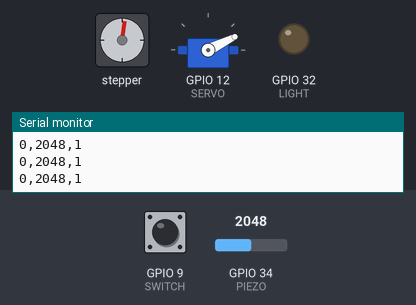
Recording of a sketch running on a simulated ESP32. On the bench: stepper motor, servo, output pins drawn as LEDs (lit = HIGH), the last lines printed to the serial monitor. Wiring (inferred from the names in the program): stepper motor (2048 steps per turn assumed): coils GPIO 33, GPIO 25, GPIO 26, GPIO 27. Inputs (shaded band) come from the test bench; at power-on: GPIO 34 (PIEZO) = 2048, GPIO 9 (SWITCH) HIGH. Pins used as bus, display or sensor lines are not drawn.

Above: at 1.2 s.
1.3 s: GPIO 34 (PIEZO) set to 2866
At 3.34 s:
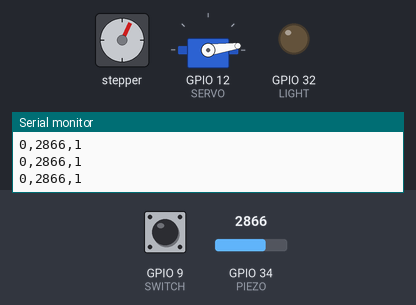
4.3 s: GPIO 34 (PIEZO) set to 3603
At 5.14 s:
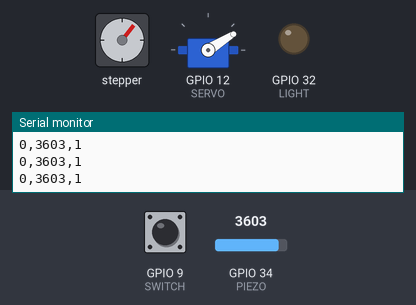
7.3 s: GPIO 34 (PIEZO) set to 4095
At 7.58 s:
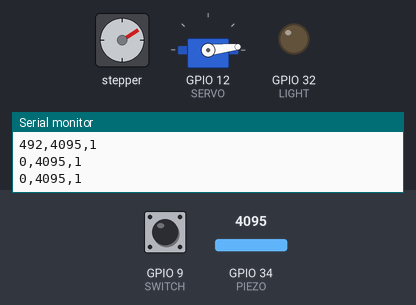
10.3 s: GPIO 9 (SWITCH) pulled LOW for 3.2 s
16.5 s: GPIO 9 (SWITCH) pulled LOW for 1 s
Timing chart, 0 to 31.3 s (numbered marks = the images above; inputs shaded):
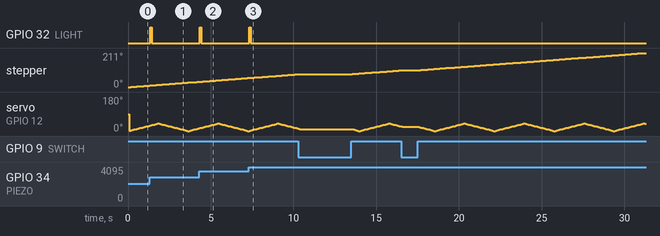

Measured:
- after the input at 1.3 s, GPIO 32 (LIGHT): LOW → HIGH after 0.06 s, → LOW 0.09 s later
- after the input at 4.3 s, GPIO 32 (LIGHT): LOW → HIGH at once, → LOW 0.09 s later
- after the input at 7.3 s, GPIO 32 (LIGHT): LOW → HIGH at once, → LOW 0.09 s later

The sketch:

disco_ball.ino
```cpp
#include <ESP32Servo.h>

// Define input pin numbers
int PIEZO = 34;
int SWITCH = 9;

// Define output pin numbers
int STEP_A = 33;
int STEP_B = 25;
int STEP_C = 26;
int STEP_D = 27;
int SERVO = 12;
int LIGHT = 32;

// Variables
Servo servo;
int servoPos = 0;
boolean countUp = true;
int lightVal = 0;
int oldPiezo = 4095;

void setup() {
  // Stepper setup
  pinMode(STEP_A,OUTPUT);
  pinMode(STEP_B,OUTPUT);
  pinMode(STEP_C,OUTPUT);
  pinMode(STEP_D,OUTPUT);
  pinMode(LIGHT, OUTPUT);

  // Servo setup
  ESP32PWM::allocateTimer(0);
  ESP32PWM::allocateTimer(1);
  ESP32PWM::allocateTimer(2);
  ESP32PWM::allocateTimer(3);
  servo.setPeriodHertz(50);
  servo.attach(SERVO, 500, 2400);

  // Inputs setup
  pinMode(SWITCH, INPUT_PULLUP);
  pinMode(PIEZO, INPUT_PULLUP);
  Serial.begin(9600);

}


// Write to stepper output wires
void write(int a,int b,int c,int d){
  digitalWrite(STEP_A,a);
  digitalWrite(STEP_B,b);
  digitalWrite(STEP_C,c);
  digitalWrite(STEP_D,d);
}

// Function to move stepper one "step" forward
void stepStepper(){
  write(1,0,0,0);
  delay(5);
  write(1,1,0,0);
  delay(5);
  write(0,1,0,0);
  delay(5);
  write(0,1,1,0);
  delay(5);
  write(0,0,1,0);
  delay(5);
  write(0,0,1,1);
  delay(5);
  write(0,0,0,1);
  delay(5);
  write(1,0,0,1);
  delay(5);
}

// Move servo 2 degrees
void stepServo() {
  // Switch directions when it reaches 40 degrees
  if (countUp) {
    servoPos += 2;
    if (servoPos >= 40) {
      countUp = false;
    }
  }
  else {
    servoPos -= 2;
    if (servoPos <= 0) {
      countUp = true;
    }
  }
  servo.write(servoPos);
}

void loop() {
  // Collect and store values for each input
  int piezoValue = analogRead(PIEZO);
  int switchValue = digitalRead(SWITCH);

  // If switch is off, don't do anything
  if (switchValue == 0) {
    analogWrite(LIGHT, 0);
    return;
  }

  // Set light value based on piezo sensor
  if (piezoValue - oldPiezo > 50) {
     analogWrite(LIGHT, 800);
  }
  else {
    analogWrite(LIGHT, 0);
  }

  // Print all inputs in a single, comma-separated line
  Serial.print(max(0, piezoValue - oldPiezo));
  Serial.print(",");
  Serial.print(piezoValue);
  Serial.print(",");
  Serial.println(switchValue);
  delay(50);

  // Rotate stepper and servo motors
  for (int i = 0; i < 1; i++) {
    stepStepper();
  }
  stepServo();

  // Store piezo value
  oldPiezo = piezoValue;

}
```
